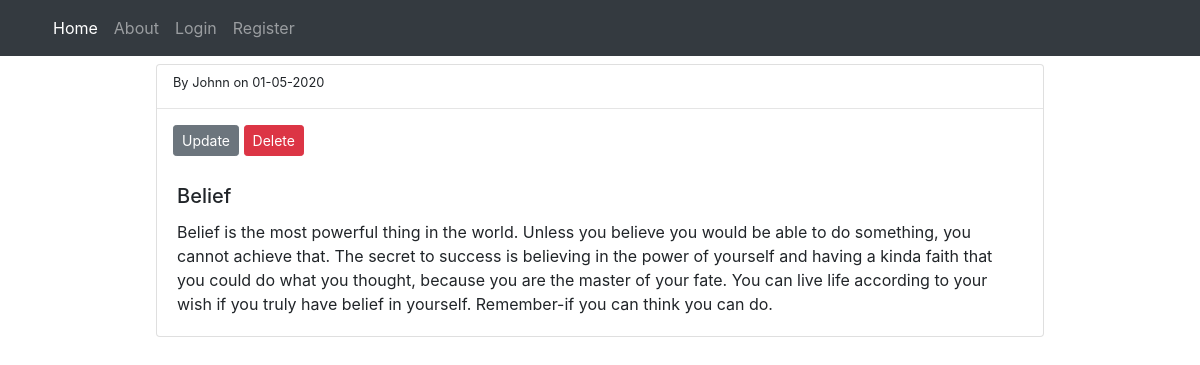
Screenshot of /post/2 with the database file from the repository.
### FlaskBlog/models.py (models this page shows, shortened)
class User(db.Model, UserMixin):
    id=db.Column(db.Integer, primary_key=True)
    username=db.Column(db.String(20), unique=True, nullable=False)
    email=db.Column(db.String(40), unique=True, nullable=False)
    password=db.Column(db.String(60), nullable=False)
    posts=db.relationship('Post',backref='author',lazy=True)

class Post(db.Model, UserMixin):
    id=db.Column(db.Integer, primary_key=True)
    title=db.Column(db.String(40), nullable=False)
    description=db.Column(db.String(80), nullable=False)
    date_posted=db.Column(db.DateTime,default=datetime.utcnow)
    user_id=db.Column(db.Integer,db.ForeignKey('user.id'),nullable=False)

### FlaskBlog/routes.py (the view)
@app.route('/post/<int:post_id>', methods=['GET','POST'])
def get_post(post_id):
    post = Post.query.get(post_id)
    return render_template('get_post.html', title=f'Post{post_id}', post=post)

### FlaskBlog/templates/get_post.html
{% extends 'layout.html' %}
{% block content %}
<div class="mx-auto" style="width:80%">
    <div class="card mt-2">
        <small class="ml-3 mt-2">By {{ post.author.username }} on {{ post.date_posted.strftime('%d-%m-%Y')}}</small>
        <hr>
        <div class="ml-3 mb-2 float-right">
            <a href="{{url_for('update_post', post_id=post.id)}}" class="btn btn-secondary btn-sm">Update</a>
            <a href="{{url_for('delete_post', post_id=post.id)}}" class="btn btn-danger btn-sm">Delete</a>
        </div>
        <div class="card-body">
            <h5 class="card-title">{{ post.title }}</h5>
            <p class="card-text">{{ post.description}}</p>
        </div>
    </div>
</div>
{% endblock %}

### rows the page displays
User: author.username "Johnn"
Post: date_posted "01-05-2020", title "Belief", description "Belief is the most powerful thing in the world. Unless you believe you would be able to do something, you cannot achieve that. The secret to success is believing in the power of yourself and having a kinda faith that you could do what you thought, because you are the master of your fate. You can live life according to your wish if you truly have belief in yourself. Remember-if you can think you can do."
